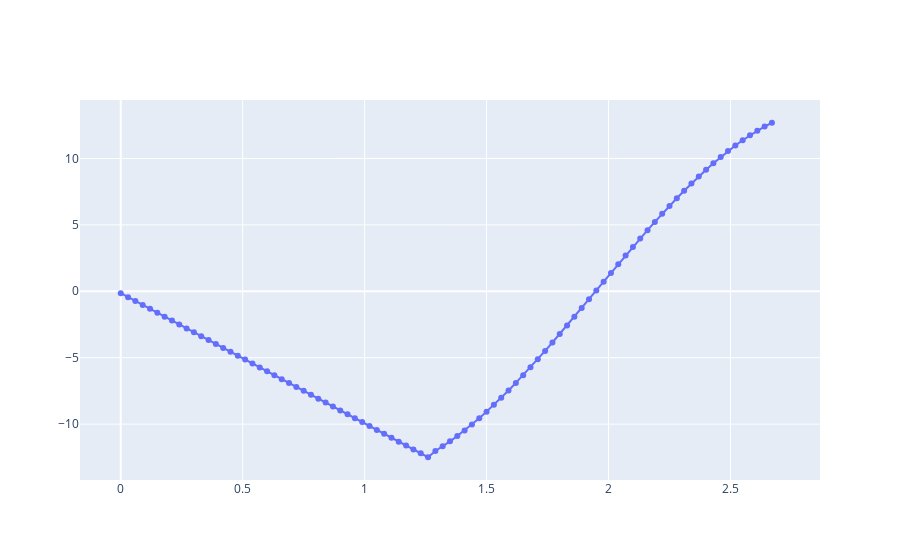

The notebook cell saved with this chart:
### Code cell
fig = go.Figure()
fig.add_traces(go.Scatter(x = caida_df.t,y = caida_df.v,mode = 'markers+lines'))
fig.show()
